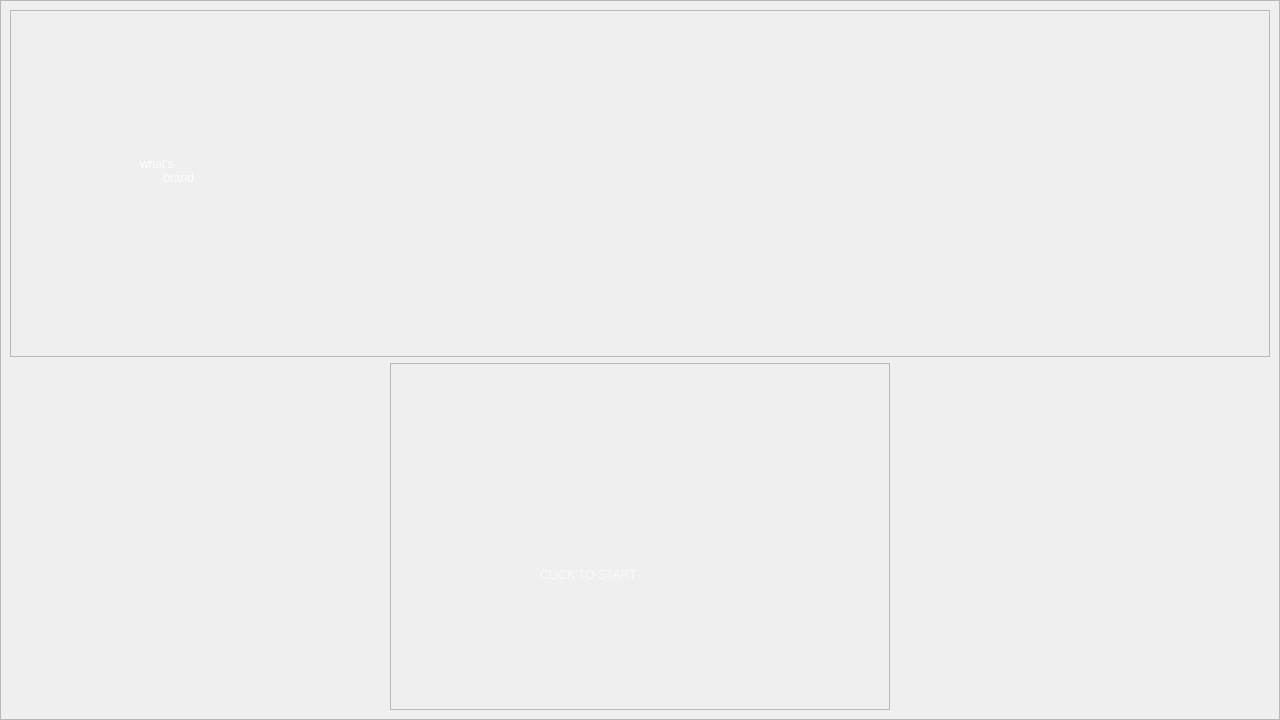
<?xml version="1.0" encoding="UTF-8"?>
<ui version="4.0">
 <class>MainWindow</class>
 <widget class="QMainWindow" name="MainWindow">
  <property name="geometry">
   <rect>
    <x>0</x>
    <y>0</y>
    <width>1280</width>
    <height>720</height>
   </rect>
  </property>
  <property name="windowTitle">
   <string>MainWindow</string>
  </property>
  <property name="styleSheet">
   <string notr="true"/>
  </property>
  <widget class="QWidget" name="centralwidget">
   <layout class="QHBoxLayout" name="horizontalLayout_2">
    <property name="spacing">
     <number>0</number>
    </property>
    <property name="leftMargin">
     <number>0</number>
    </property>
    <property name="topMargin">
     <number>0</number>
    </property>
    <property name="rightMargin">
     <number>0</number>
    </property>
    <property name="bottomMargin">
     <number>0</number>
    </property>
    <item>
     <widget class="QFrame" name="frame">
      <property name="enabled">
       <bool>true</bool>
      </property>
      <property name="sizePolicy">
       <sizepolicy hsizetype="Expanding" vsizetype="Expanding">
        <horstretch>0</horstretch>
        <verstretch>0</verstretch>
       </sizepolicy>
      </property>
      <property name="styleSheet">
       <string notr="true">#frame{
border-image: url(:/IMG/img/Forza.jpg);
}

</string>
      </property>
      <property name="frameShape">
       <enum>QFrame::StyledPanel</enum>
      </property>
      <property name="frameShadow">
       <enum>QFrame::Raised</enum>
      </property>
      <layout class="QVBoxLayout" name="verticalLayout">
       <item>
        <widget class="QFrame" name="frame_2">
         <property name="frameShape">
          <enum>QFrame::StyledPanel</enum>
         </property>
         <property name="frameShadow">
          <enum>QFrame::Raised</enum>
         </property>
         <widget class="QLabel" name="label">
          <property name="geometry">
           <rect>
            <x>130</x>
            <y>70</y>
            <width>541</width>
            <height>181</height>
           </rect>
          </property>
          <property name="styleSheet">
           <string notr="true">#label{
	color:rgba(255, 255, 255,0.85);
	
	
	
	font: 60pt &quot;Good Times&quot;;
}</string>
          </property>
          <property name="text">
           <string>what's 
       brand</string>
          </property>
         </widget>
        </widget>
       </item>
       <item alignment="Qt::AlignHCenter">
        <widget class="QFrame" name="frame_3">
         <property name="minimumSize">
          <size>
           <width>500</width>
           <height>0</height>
          </size>
         </property>
         <property name="maximumSize">
          <size>
           <width>500</width>
           <height>16777215</height>
          </size>
         </property>
         <property name="frameShape">
          <enum>QFrame::StyledPanel</enum>
         </property>
         <property name="frameShadow">
          <enum>QFrame::Raised</enum>
         </property>
         <layout class="QHBoxLayout" name="horizontalLayout">
          <item alignment="Qt::AlignHCenter|Qt::AlignBottom">
           <widget class="QLabel" name="label_2">
            <property name="minimumSize">
             <size>
              <width>200</width>
              <height>250</height>
             </size>
            </property>
            <property name="maximumSize">
             <size>
              <width>350</width>
              <height>250</height>
             </size>
            </property>
            <property name="styleSheet">
             <string notr="true">#label_2{
font: 30pt &quot;Arial Narrow&quot;;
color:rgba(255, 255, 255,0.6);
}</string>
            </property>
            <property name="text">
             <string>CLICK TO START</string>
            </property>
           </widget>
          </item>
         </layout>
        </widget>
       </item>
      </layout>
     </widget>
    </item>
   </layout>
  </widget>
 </widget>
 <resources>
  <include location="RSC.qrc"/>
 </resources>
 <connections/>
</ui>
